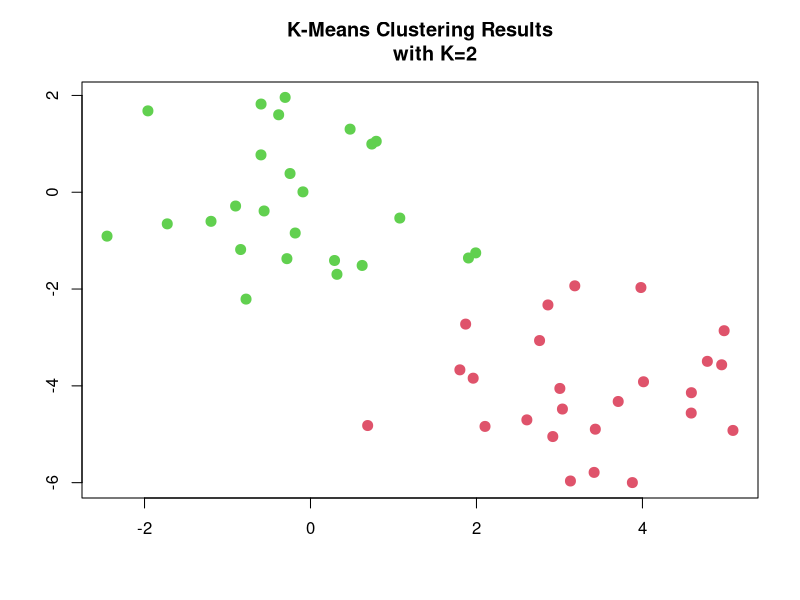

Generate this figure with R:
set.seed(2)
x = matrix(rnorm(50*2), ncol=2)
x[1:25, 1] = x[1:25, 1] +3
x[1:25, 2] = x[1:25, 2] -4

km.out = kmeans(x, 2, nstart=20)
?kmeans
km.out$cluster

plot(x, col = (km.out$cluster+1), main = "K-Means Clustering Results
     with K=2", xlab="", ylab="", pch=20, cex=2)


set.seed(4)
km.out = kmeans(x, 3, nstart = 20)
km.out


set.seed(3)
km.out = kmeans(x, 3, nstart = 1)
km.out$tot.withinss
km.out = kmeans(x, 3, nstart = 20)
km.out$tot.withinss
